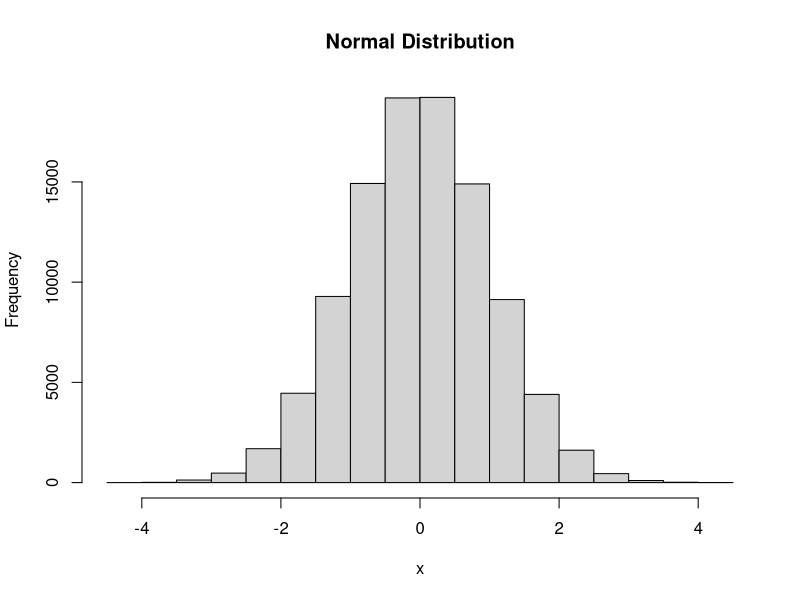

Source code (R):
#Purpose: Prove the law of large numbers 
#Goal: Confirm as n increases, the frequencies correlate with expected outcomes
#Initialize count to 0
#Initialize n-value to the number of iterations to execute
#Initialize x equal to the random deviates generated from the normal distribution
#Use for loop for all iterations i up to x(n) (i.e. random nums generated)
#If number falls within range -1 <= x <= 1 add one to the overall count. 
#Show random numbers generated for the distribution
#Show count of numbers within the range -1 (34.1%) <= x <= 1 (34.1%)
#Calculate value and percent of counts accord. to normal distribution 
#Show total calculated percent of normal distribution (~68.2%)
#Plot normal distribution on histogram with results of rnorm(n)

count <- 0
n <- 100000
x <- rnorm(n, mean = 0, sd = 1)

for(i in x){
  if(i <= 1 && i >= -1){
    count = count + 1
  }
}

x
count
total <- (count / n)
totalPercent <- total * 100
total
totalPercent
hist(x, main="Normal Distribution") 